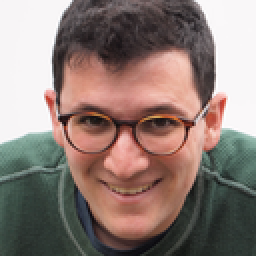
#> input picture compressedData/recon_orig/00100.png, 128 x 128 px, found by its file name (shown 2 times larger); its folder holds 4 pictures in this run
$ python psnr_compressd_recon.py   (older library calls are emulated)
#> lines starting #> are read from the running program, lines starting #| are printed output that depends on the picture; after the words box and inside, x2 and y2 are one past the last pixel; in counts of white or black regions, pixels touching at a corner belong together; pictures that were not available may be replaced by others from this repository, and a replacement may not be noted
### vifp.py
# -*- coding: utf-8 -*-

"""
Portions Copyright (c) 2014 CiiNOW Inc.
Written by Alex Izvorski <aizvorski@gmail.com>, <alex@ciinow.com>
2014-03-03 Ported from matlab to python/numpy/scipy
2014-03-04 Added utility functions to read/compare images and video
"""

"""
-----------COPYRIGHT NOTICE STARTS WITH THIS LINE------------
Copyright (c) 2005 The University of Texas at Austin
All rights reserved.

Permission is hereby granted, without written agreement and without license or royalty fees, to use, copy,
modify, and distribute this code (the source files) and its documentation for
any purpose, provided that the copyright notice in its entirety appear in all copies of this code, and the
original source of this code, Laboratory for Image and Video Engineering (LIVE, http://live.ece.utexas.edu)
at the University of Texas at Austin (UT Austin,
http://www.utexas.edu), is acknowledged in any publication that reports research using this code. The research
is to be cited in the bibliography as:

H. R. Sheikh and A. C. Bovik, "Image Information and Visual Quality", IEEE Transactions on
Image Processing, (to appear).

IN NO EVENT SHALL THE UNIVERSITY OF TEXAS AT AUSTIN BE LIABLE TO ANY PARTY FOR DIRECT, INDIRECT, SPECIAL, INCIDENTAL,
OR CONSEQUENTIAL DAMAGES ARISING OUT OF THE USE OF THIS DATABASE AND ITS DOCUMENTATION, EVEN IF THE UNIVERSITY OF TEXAS
AT AUSTIN HAS BEEN ADVISED OF THE POSSIBILITY OF SUCH DAMAGE.

THE UNIVERSITY OF TEXAS AT AUSTIN SPECIFICALLY DISCLAIMS ANY WARRANTIES, INCLUDING, BUT NOT LIMITED TO, THE IMPLIED
WARRANTIES OF MERCHANTABILITY AND FITNESS FOR A PARTICULAR PURPOSE. THE DATABASE PROVIDED HEREUNDER IS ON AN "AS IS" BASIS,
AND THE UNIVERSITY OF TEXAS AT AUSTIN HAS NO OBLIGATION TO PROVIDE MAINTENANCE, SUPPORT, UPDATES, ENHANCEMENTS, OR MODIFICATIONS.

-----------COPYRIGHT NOTICE ENDS WITH THIS LINE------------

This software release consists of a MULTISCALE PIXEL DOMAIN, SCALAR GSM implementation of the algorithm described in the paper:

H. R. Sheikh and A. C. Bovik, "Image Information and Visual Quality"., IEEE Transactions on Image Processing, (to appear).
Download manuscript draft from http://live.ece.utexas.edu in the Publications link.

THE PIXEL DOMAIN ALGORITHM IS NOT DESCRIBED IN THE PAPER. THIS IS A COMPUTATIONALLY SIMPLER
DERIVATIVE OF THE ALGORITHM PRESENTED IN THE PAPER

Input : (1) img1: The reference image as a matrix
        (2) img2: The distorted image (order is important)

Output: (1) VIF the visual information fidelity measure between the two images

Default Usage:
   Given 2 test images img1 and img2, whose dynamic range is 0-255

   vif = vifvec(img1, img2);

Advanced Usage:
   Users may want to modify the parameters in the code.
   (1) Modify sigma_nsq to find tune for your image dataset.
Email comments and bug reports to hamid.sheikh@ieee.org
"""


import numpy
import scipy.signal
import scipy.ndimage

def vifp_mscale(ref, dist):
    sigma_nsq=2
    eps = 1e-10

    num = 0.0
    den = 0.0
    for scale in range(1, 5):

        N = 2**(4-scale+1) + 1
        sd = N/5.0

        if (scale > 1):
            ref = scipy.ndimage.gaussian_filter(ref, sd)
            dist = scipy.ndimage.gaussian_filter(dist, sd)
            ref = ref[::2, ::2]
            dist = dist[::2, ::2]

        mu1 = scipy.ndimage.gaussian_filter(ref, sd)
        mu2 = scipy.ndimage.gaussian_filter(dist, sd)
        mu1_sq = mu1 * mu1
        mu2_sq = mu2 * mu2
        mu1_mu2 = mu1 * mu2
        sigma1_sq = scipy.ndimage.gaussian_filter(ref * ref, sd) - mu1_sq
        sigma2_sq = scipy.ndimage.gaussian_filter(dist * dist, sd) - mu2_sq
        sigma12 = scipy.ndimage.gaussian_filter(ref * dist, sd) - mu1_mu2

        sigma1_sq[sigma1_sq<0] = 0
        sigma2_sq[sigma2_sq<0] = 0

        g = sigma12 / (sigma1_sq + eps)
        sv_sq = sigma2_sq - g * sigma12

        g[sigma1_sq<eps] = 0
        sv_sq[sigma1_sq<eps] = sigma2_sq[sigma1_sq<eps]
        sigma1_sq[sigma1_sq<eps] = 0

        g[sigma2_sq<eps] = 0
        sv_sq[sigma2_sq<eps] = 0

        sv_sq[g<0] = sigma2_sq[g<0]
        g[g<0] = 0
        sv_sq[sv_sq<=eps] = eps

        num += numpy.sum(numpy.log10(1 + g * g * sigma1_sq / (sv_sq + sigma_nsq)))
        den += numpy.sum(numpy.log10(1 + sigma1_sq / sigma_nsq))

    vifp = num/den

    if numpy.isnan(vifp):
        return 1.0
    else:
        return vifp

### psnr_compressd_recon.py
import cv2
import os
from skimage.metrics import structural_similarity
import matplotlib.pyplot as plt
import scipy.misc
import numpy as np
import scipy.signal
import scipy.ndimage
import vifp


def cal_ssim(grayA, grayB):
    (score, diff) = structural_similarity(grayA, grayB, full=True)
    diff = (diff * 255).astype("uint8")
    return score

def valuelist(size):
    object = list()
    for i in range(size):
        object.append( list() )
    return object

file_style = os.listdir('/home/jwsi/PIX2PIX/compressedData/recon_95/back/')
file_style.sort()

file_content = os.listdir('/home/jwsi/PIX2PIX/compressedData/recon_orig/')
file_content.sort()


count = 0

psnr_content = [0 for i in range(3)]
ssim_content = [0 for i in range(3)]
vifp_content = [0 for i in range(3)]


for i in range(40):
    img1 = cv2.imread('/home/jwsi/PIX2PIX/compressedData/recon_orig/'+file_content[i])
#> img1 is the input picture: shape (128, 128, 3); mean B, G, R 117.5, 123.8, 141.6
    img3 = cv2.imread('/home/jwsi/PIX2PIX/output_test/back95/'+ file_style[i])
    img4 = cv2.imread('/home/jwsi/PIX2PIX/output_test/back98/'+file_style[i])

    psnr_content[0] += cv2.PSNR(img1, img1)
    psnr_content[1] += cv2.PSNR(img1, img3)
    psnr_content[2] += cv2.PSNR(img1, img4)

    img1 = cv2.cvtColor(img1, cv2.COLOR_BGR2GRAY)
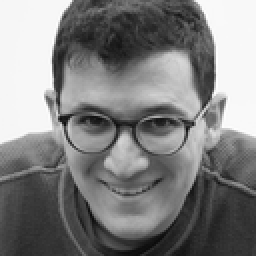
#> img1: shape (128, 128) (shown 2 times larger); min 10, max 255, mean 128.5
    img3 = cv2.cvtColor(img3, cv2.COLOR_BGR2GRAY)
    img4 = cv2.cvtColor(img4, cv2.COLOR_BGR2GRAY)

    ssim_content[0] += cal_ssim(img1, img1)
#> in cal_ssim, `(score, diff) = structural_similarity(grayA, grayB, full=True)`: diff: shape (128, 128) float64; every value is 1
#> in cal_ssim, `(score, diff) = structural_similarity(grayA, grayB, full=True)`: score = 1
#> in cal_ssim, `diff = (diff * 255).astype("uint8")`: diff: shape (128, 128); every value is 255
    ssim_content[1] += cal_ssim(img1, img3)
    ssim_content[2] += cal_ssim(img1, img4)

    ref = scipy.misc.imread('/home/jwsi/PIX2PIX/compressedData/recon_orig/'+file_content[i], flatten=True).astype(np.float32)
#> ref: shape (128, 128) float32; min 10.36, max 255, mean 128.4
    dist2 = scipy.misc.imread('/home/jwsi/PIX2PIX/output_test/back95_pix2pix/'+ file_style[i], flatten=True).astype(np.float32)
    dist3 = scipy.misc.imread('/home/jwsi/PIX2PIX/output_test/back98_pix2pix/'+ file_style[i], flatten=True).astype(np.float32)

    vifp_content[0]+=vifp.vifp_mscale(ref, ref)
#> the loop in vifp_mscale, `for scale in range(1, 5): ` made 4 passes
#> (num, den) on passes 1 to 4: (35829.6, 35829.6), (43957.7, 43957.7), (45991.6, 45991.6), (46519.9, 46519.9)
#> pass 1, in vifp_mscale, `mu1 = scipy.ndimage.gaussian_filter(ref, sd)`:
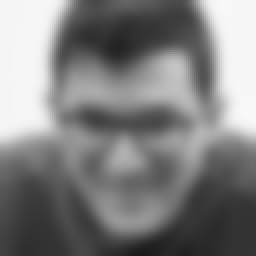
#> mu1: shape (128, 128) float32 (shown 2 times larger); min 26.44, max 248.6, mean 128.4
#> pass 1, in vifp_mscale, `mu1_sq = mu1 * mu1`:
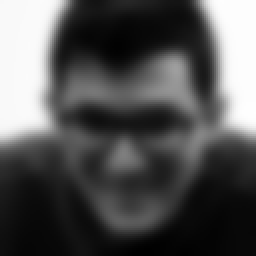
#> mu1_sq: shape (128, 128) float32 (shown 2 times larger); min 699, max 61791.8, mean 20804.5; drawn with min black and max white
#> pass 1, in vifp_mscale, `sigma1_sq = scipy.ndimage.gaussian_filter(ref * ref, sd) - mu1_sq`:
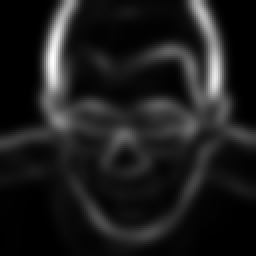
#> sigma1_sq: shape (128, 128) float32 (shown 2 times larger); min -0.00391, max 8543.2, mean 975.6; drawn with min black and max white
#> pass 1, in vifp_mscale, `g = sigma12 / (sigma1_sq + eps)`:
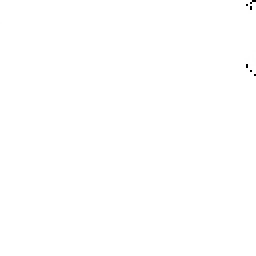
#> g: shape (128, 128) float32 (shown 2 times larger); min -39062500, max 1, mean -23840.9; drawn with min black and max white
#> after the loop in vifp_mscale, `for scale in range(1, 5):`: den = 46519.9
#> in vifp_mscale, `vifp = num/den`: vifp = 1
    vifp_content[1]+=vifp.vifp_mscale(ref, dist2)
#> the loop in vifp_mscale (call 2), `for scale in range(1, 5): ` made 4 passes
#> pass 2, in vifp_mscale (call 2), `ref = scipy.ndimage.gaussian_filter(ref, sd)`:
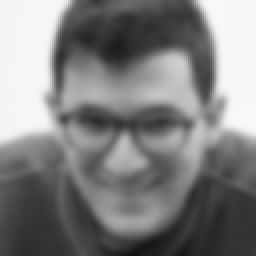
#> ref: shape (128, 128) float32 (shown 2 times larger); min 18.74, max 248.7, mean 128.4
#> after the loop in vifp_mscale (call 2), `for scale in range(1, 5):`: den = 46519.9
    vifp_content[2]+=vifp.vifp_mscale(ref, dist3)
#> the loop in vifp_mscale (call 3), `for scale in range(1, 5): ` made 4 passes
#> pass 2, in vifp_mscale (call 3), `sv_sq = sigma2_sq - g * sigma12`:
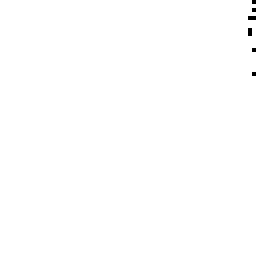
#> sv_sq: shape (64, 64) float32 (shown 4 times larger); values -152587.9 (black) and 0 (white), 99.8% white; black in thin lines or dots, all inside (x1, y1, x2, y2) = (62, 0, 64, 19)
#> (the run stopped early here; a loop or call above may not have finished)
